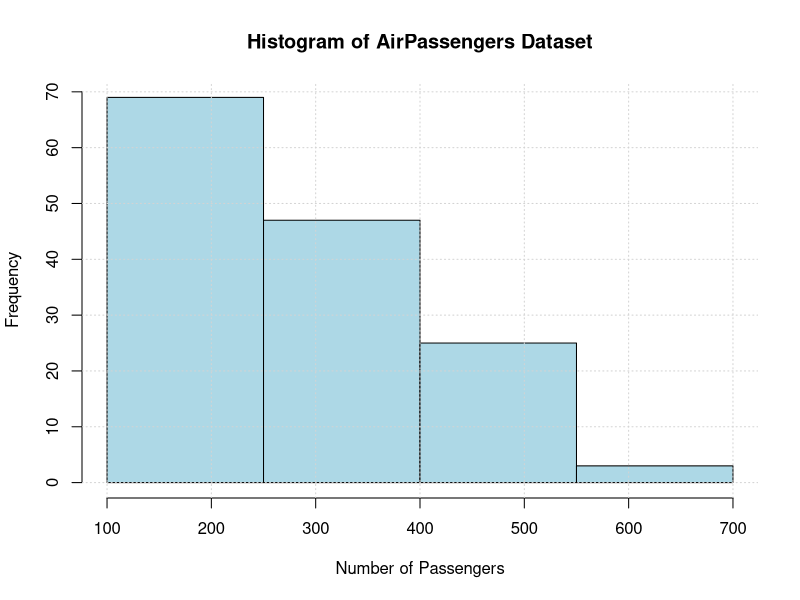

Here is the R script that generated this plot:
# Load the AirPassengers dataset
data("AirPassengers")

# Create breaks for the histogram
breaks <- seq(100, 700, by=150)

# Create the histogram
hist(AirPassengers, 
     breaks = breaks, 
     main = "Histogram of AirPassengers Dataset", 
     xlab = "Number of Passengers", 
     ylab = "Frequency", 
     col = "lightblue", 
     border = "black")

# Add a grid for better visualization
grid()